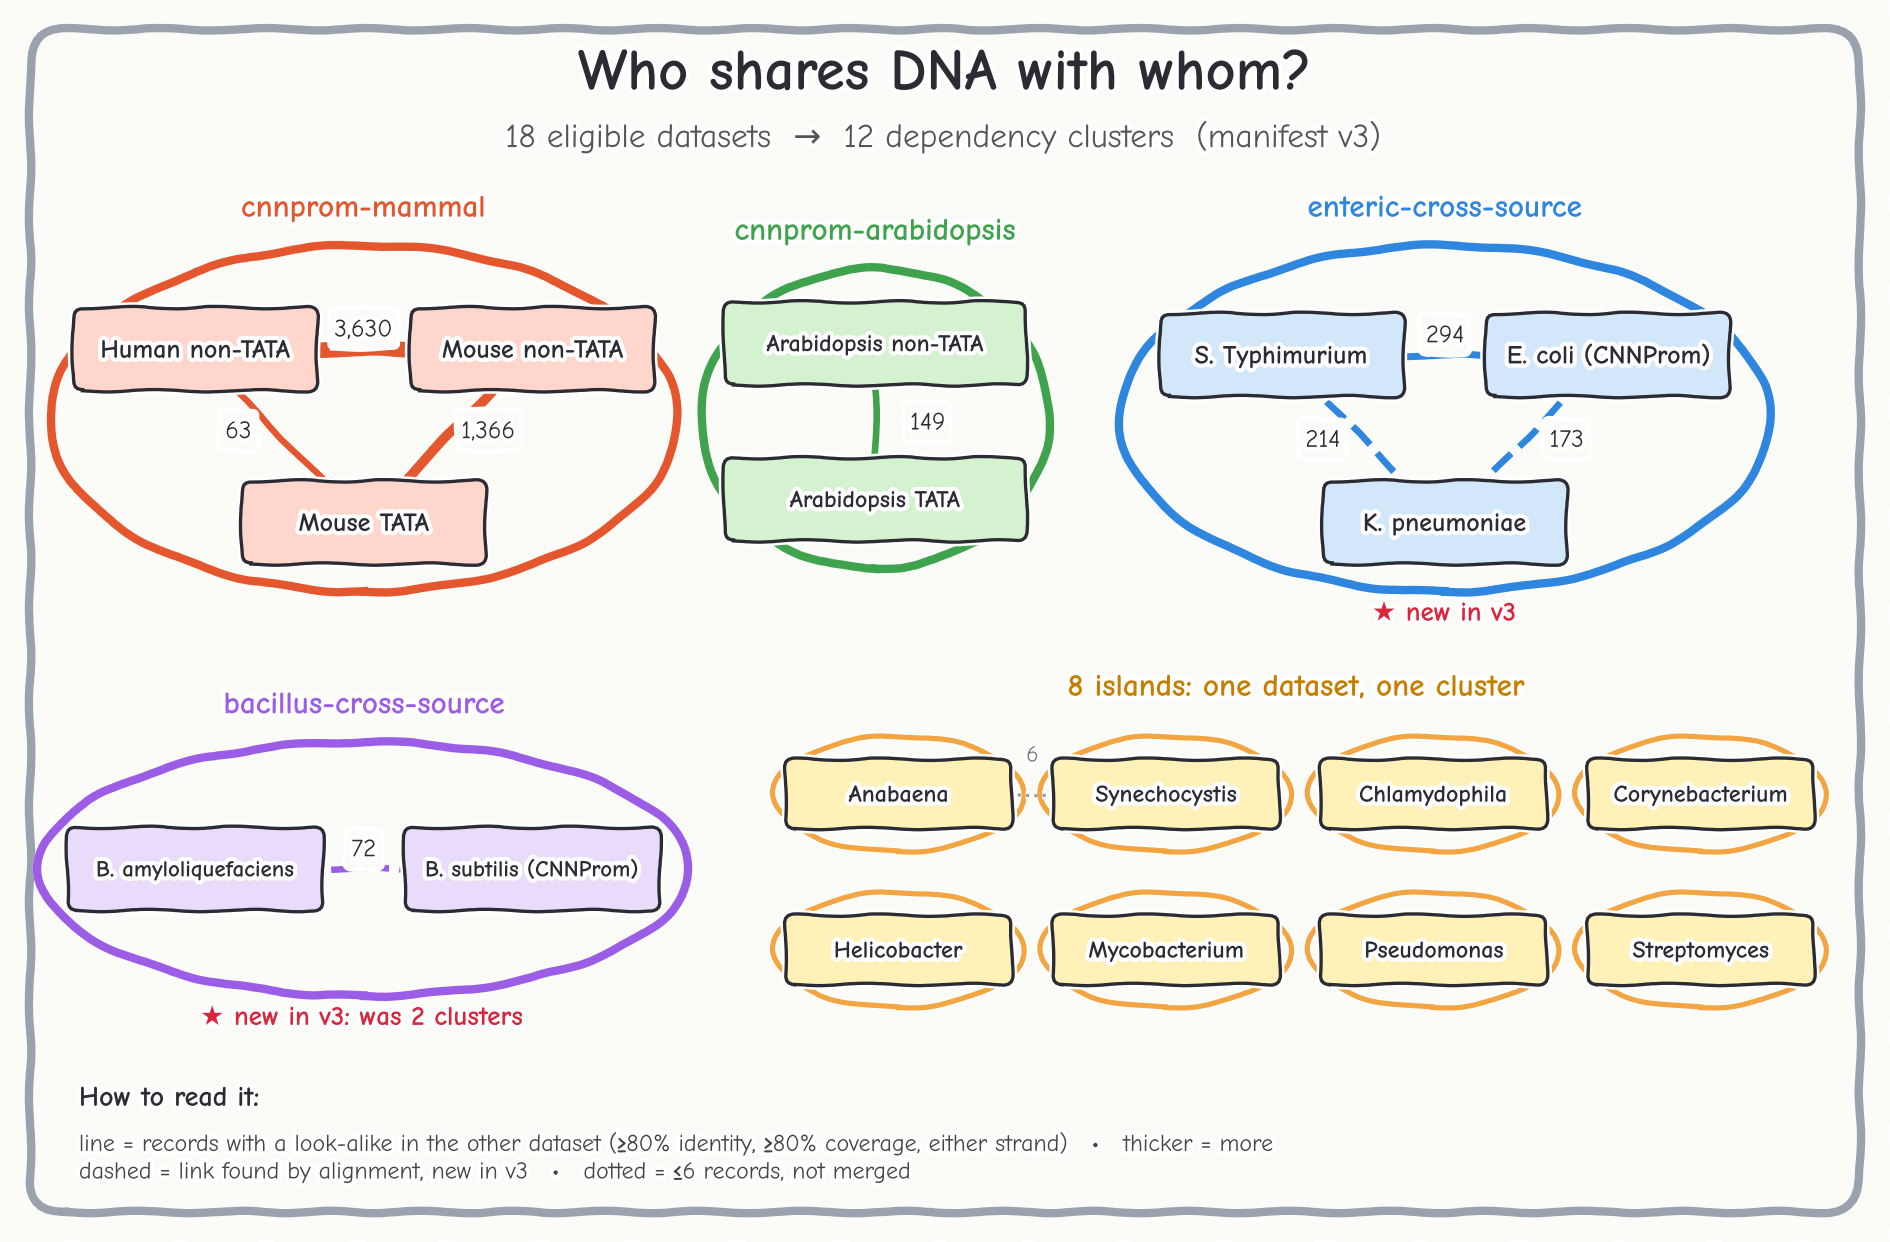

Generate this figure with Python:
"""Draw the 12 dependency clusters of dataset_dependency_manifest_v3 as a
hand-drawn whiteboard illustration (matplotlib xkcd mode).

Usage: python dependency_clusters.py OUT_BASENAME  ->  OUT_BASENAME.svg/.pdf/.png
Counts are records with a cross-dataset neighbour (F-114, log R-033).
"""
import sys

import matplotlib

matplotlib.use("Agg")
import matplotlib.pyplot as plt
from matplotlib.patches import Ellipse, FancyBboxPatch

BOARD, INK = "#FBFBF7", "#2B2B33"
MARKERS = {
    "mammal": "#E4572E", "arabidopsis": "#3FA34D", "enteric": "#2E86DE",
    "bacillus": "#9B5DE5", "single": "#F2A541",
}
NOTE = {
    "mammal": "#FFD6CC", "arabidopsis": "#D4F1D0", "enteric": "#D3E7FB",
    "bacillus": "#E9DCFB", "single": "#FFF1B8",
}

plt.xkcd(scale=1.2, length=120, randomness=3)
plt.rcParams["font.family"] = ["Comic Neue", "Comic Sans MS", "DejaVu Sans"]
plt.rcParams["svg.fonttype"] = "none"

fig, ax = plt.subplots(figsize=(16, 10.5))
fig.patch.set_facecolor(BOARD)
ax.set_facecolor(BOARD)
ax.set_xlim(0, 16)
ax.set_ylim(0, 10.5)
ax.axis("off")

# Whiteboard frame.
ax.add_patch(FancyBboxPatch((0.15, 0.15), 15.7, 10.2, boxstyle="round,pad=0.02,rounding_size=0.3",
                            fill=False, lw=4, ec="#9AA3AD"))


def sticky(x, y, label, kind, w=2.0, h=0.62, size=12.5):
    ax.add_patch(FancyBboxPatch((x - w / 2, y - h / 2), w, h, boxstyle="round,pad=0.05,rounding_size=0.08",
                                fc=NOTE[kind], ec=INK, lw=1.6, zorder=4))
    ax.text(x, y, label, ha="center", va="center", fontsize=size, color=INK, zorder=5, weight="bold")


def bubble(x, y, w, h, kind, title, angle=0):
    ax.add_patch(Ellipse((x, y), w, h, angle=angle, fill=False, ec=MARKERS[kind], lw=4, zorder=2))
    ax.text(x, y + h / 2 + 0.18, title, ha="center", va="bottom", fontsize=15, color=MARKERS[kind], weight="bold")


def link(p, q, n, kind, label_off=(0, 0.18), new=False):
    lw = 1.5 + 4.5 * min(n, 3630) / 3630 + (1.5 if n >= 50 else 0)
    ax.plot([p[0], q[0]], [p[1], q[1]], color=MARKERS[kind], lw=lw, zorder=3, solid_capstyle="round",
            ls="--" if new else "-")
    mx, my = (p[0] + q[0]) / 2 + label_off[0], (p[1] + q[1]) / 2 + label_off[1]
    ax.text(mx, my, f"{n:,}", ha="center", va="center", fontsize=12, color=INK, zorder=6,
            bbox=dict(boxstyle="round,pad=0.15", fc=BOARD, ec="none"))


def star(x, y, text):
    ax.text(x, y, "★ " + text, fontsize=13, color="#D7263D", weight="bold", ha="center", zorder=7)


# Title.
ax.text(8, 9.85, "Who shares DNA with whom?", ha="center", fontsize=28, color=INK, weight="bold")
ax.text(8, 9.35, "18 eligible datasets  →  12 dependency clusters  (manifest v3)",
        ha="center", fontsize=16, color="#555")

# Mammal cluster.
bubble(3.0, 7.0, 5.4, 3.0, "mammal", "cnnprom-mammal")
H, Mn, Mt = (1.55, 7.6), (4.45, 7.6), (3.0, 6.1)
link(H, Mn, 3630, "mammal")
link(Mn, Mt, 1366, "mammal", label_off=(0.35, 0.05))
link(H, Mt, 63, "mammal", label_off=(-0.35, 0.05))
sticky(*H, "Human non-TATA", "mammal")
sticky(*Mn, "Mouse non-TATA", "mammal")
sticky(*Mt, "Mouse TATA", "mammal")

# Arabidopsis cluster.
bubble(7.4, 7.0, 3.0, 2.6, "arabidopsis", "cnnprom-arabidopsis")
A1, A2 = (7.4, 7.65), (7.4, 6.3)
link(A1, A2, 149, "arabidopsis", label_off=(0.45, 0))
sticky(*A1, "Arabidopsis non-TATA", "arabidopsis", w=2.5, size=11.5)
sticky(*A2, "Arabidopsis TATA", "arabidopsis", w=2.5, size=11.5)

# Enteric cluster (Klebsiella new in v3).
bubble(12.3, 7.0, 5.6, 3.0, "enteric", "enteric-cross-source")
S, E, K = (10.9, 7.55), (13.7, 7.55), (12.3, 6.1)
link(S, E, 294, "enteric")
link(K, S, 214, "enteric", label_off=(-0.35, 0), new=True)
link(K, E, 173, "enteric", label_off=(0.35, 0), new=True)
sticky(*S, "S. Typhimurium", "enteric")
sticky(*E, "E. coli (CNNProm)", "enteric")
sticky(*K, "K. pneumoniae", "enteric")
star(12.3, 5.25, "new in v3")

# Bacillus cluster (new in v3).
bubble(3.0, 3.1, 5.6, 2.2, "bacillus", "bacillus-cross-source")
Ba, Bs = (1.55, 3.1), (4.45, 3.1)
link(Ba, Bs, 72, "bacillus", new=True)
sticky(*Ba, "B. amyloliquefaciens", "bacillus", w=2.1, size=11)
sticky(*Bs, "B. subtilis (CNNProm)", "bacillus", w=2.1, size=11)
star(3.0, 1.75, "new in v3: was 2 clusters")

# Singletons: 8 clusters of one dataset each (CDBProm).
ax.text(11.0, 4.6, "8 islands: one dataset, one cluster", ha="center", fontsize=15,
        color="#C47F00", weight="bold")
singles = ["Anabaena", "Synechocystis", "Chlamydophila", "Corynebacterium",
           "Helicobacter", "Mycobacterium", "Pseudomonas", "Streptomyces"]
pos = {}
for i, name in enumerate(singles):
    x, y = 7.6 + (i % 4) * 2.3, 3.75 - (i // 4) * 1.35
    pos[name] = (x, y)
    ax.add_patch(Ellipse((x, y), 2.15, 1.0, fill=False, ec=MARKERS["single"], lw=2.5, zorder=2))
    sticky(x, y, name, "single", w=1.85, h=0.5, size=11.5)
# Weak link left unmerged.
p, q = pos["Anabaena"], pos["Synechocystis"]
ax.plot([p[0] + 0.95, q[0] - 0.95], [p[1], q[1]], color="#999", lw=1.5, ls=":", zorder=3)
ax.text((p[0] + q[0]) / 2, p[1] + 0.28, "6", ha="center", fontsize=11, color="#777")

# Legend / teacher's notes.
ax.text(0.55, 1.05, "How to read it:", fontsize=13.5, color=INK, weight="bold")
ax.text(0.55, 0.42, "line = records with a look-alike in the other dataset "
        "(≥80% identity, ≥80% coverage, either strand)   •   thicker = more\n"
        "dashed = link found by alignment, new in v3   •   dotted = ≤6 records, not merged",
        fontsize=11.5, color="#444")

fmt_base = sys.argv[1]
for ext in ("svg", "pdf", "png"):
    fig.savefig(f"{fmt_base}.{ext}", facecolor=BOARD, dpi=150 if ext == "png" else None, bbox_inches="tight")
